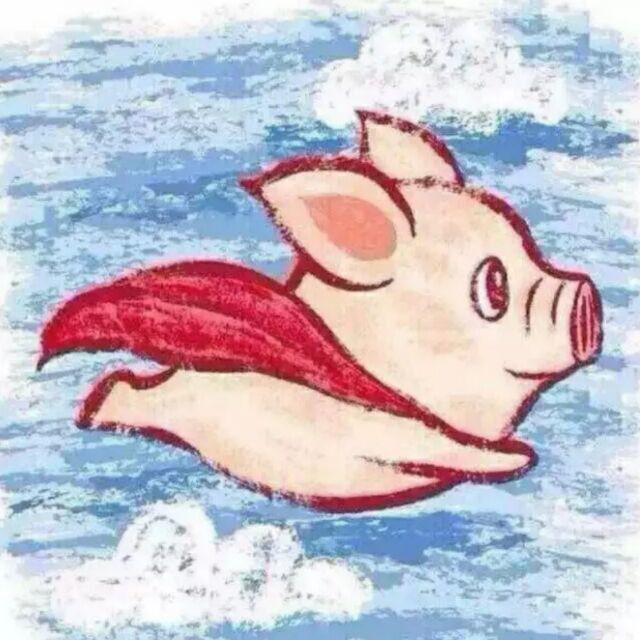
#> input picture pic/pig.jpg, 640 x 640 px
$ python filter.py   (older library calls are emulated)
#> lines starting #> are read from the running program, lines starting #| are printed output that depends on the picture; after the words box and inside, x2 and y2 are one past the last pixel; in counts of white or black regions, pixels touching at a corner belong together
import cv2
import numpy as np

img = cv2.imread("./pic/pig.jpg")
#> img is the input picture: shape (640, 640, 3); mean B, G, R 202.8, 191.4, 197.2
# [25 lines of commented-out code are left out]
img = cv2.imread("./pic/chess.jpg")
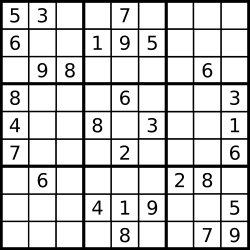
#> input picture pic/chess.jpg, 250 x 250 px
#> img is the input picture: shape (250, 250, 3); min 0, max 255, mean 206.8
dst = cv2.Laplacian(img,cv2.CV_64F,ksize=5)
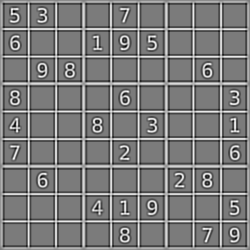
#> dst: shape (250, 250, 3) float64; min -9190, max 9832, mean 12; drawn with min black and max white


cv2.imshow("img",img)
cv2.imshow("dst",dst)
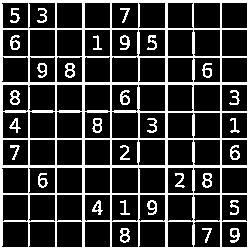
#> window 'dst': shape (250, 250, 3); 22.1% white; 31 white regions, largest, box (x1, y1, x2, y2) and area: (0, 0, 250, 250) 11639, (65, 63, 75, 78) 89, (10, 90, 20, 105) 88
# cv2.imshow("dst2",dst2)
# cv2.imshow("dst3",dst3)
cv2.waitKey(0)
